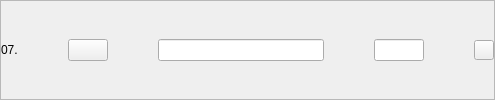
              <widget class="QFrame" name="result7">
               <property name="frameShape">
                <enum>QFrame::StyledPanel</enum>
               </property>
               <property name="frameShadow">
                <enum>QFrame::Raised</enum>
               </property>
               <layout class="QHBoxLayout" name="horizontalLayout_31" stretch="1,0,10,3,0">
                <property name="spacing">
                 <number>50</number>
                </property>
                <property name="leftMargin">
                 <number>0</number>
                </property>
                <property name="topMargin">
                 <number>0</number>
                </property>
                <property name="rightMargin">
                 <number>0</number>
                </property>
                <property name="bottomMargin">
                 <number>0</number>
                </property>
                <item>
                 <widget class="QLabel" name="nro7">
                  <property name="text">
                   <string>07.</string>
                  </property>
                 </widget>
                </item>
                <item>
                 <widget class="QPushButton" name="seeResult7Button">
                  <property name="text">
                   <string/>
                  </property>
                  <property name="icon">
                   <iconset resource="../resources.qrc">
                    <normaloff>:/Buttons/img/amacapy-boton-ver.png</normaloff>:/Buttons/img/amacapy-boton-ver.png</iconset>
                  </property>
                  <property name="iconSize">
                   <size>
                    <width>30</width>
                    <height>30</height>
                   </size>
                  </property>
                 </widget>
                </item>
                <item>
                 <widget class="QLineEdit" name="titleResult7"/>
                </item>
                <item>
                 <widget class="QLineEdit" name="priceResult7">
                  <property name="maximumSize">
                   <size>
                    <width>120</width>
                    <height>16777215</height>
                   </size>
                  </property>
                 </widget>
                </item>
                <item>
                 <widget class="QPushButton" name="deleteResult7Button">
                  <property name="sizePolicy">
                   <sizepolicy hsizetype="Fixed" vsizetype="Fixed">
                    <horstretch>0</horstretch>
                    <verstretch>0</verstretch>
                   </sizepolicy>
                  </property>
                  <property name="maximumSize">
                   <size>
                    <width>20</width>
                    <height>20</height>
                   </size>
                  </property>
                  <property name="text">
                   <string/>
                  </property>
                  <property name="icon">
                   <iconset resource="../resources.qrc">
                    <normaloff>:/Buttons/img/amacapy-boton-eliminar.png</normaloff>:/Buttons/img/amacapy-boton-eliminar.png</iconset>
                  </property>
                  <property name="iconSize">
                   <size>
                    <width>20</width>
                    <height>20</height>
                   </size>
                  </property>
                 </widget>
                </item>
               </layout>
              </widget>
